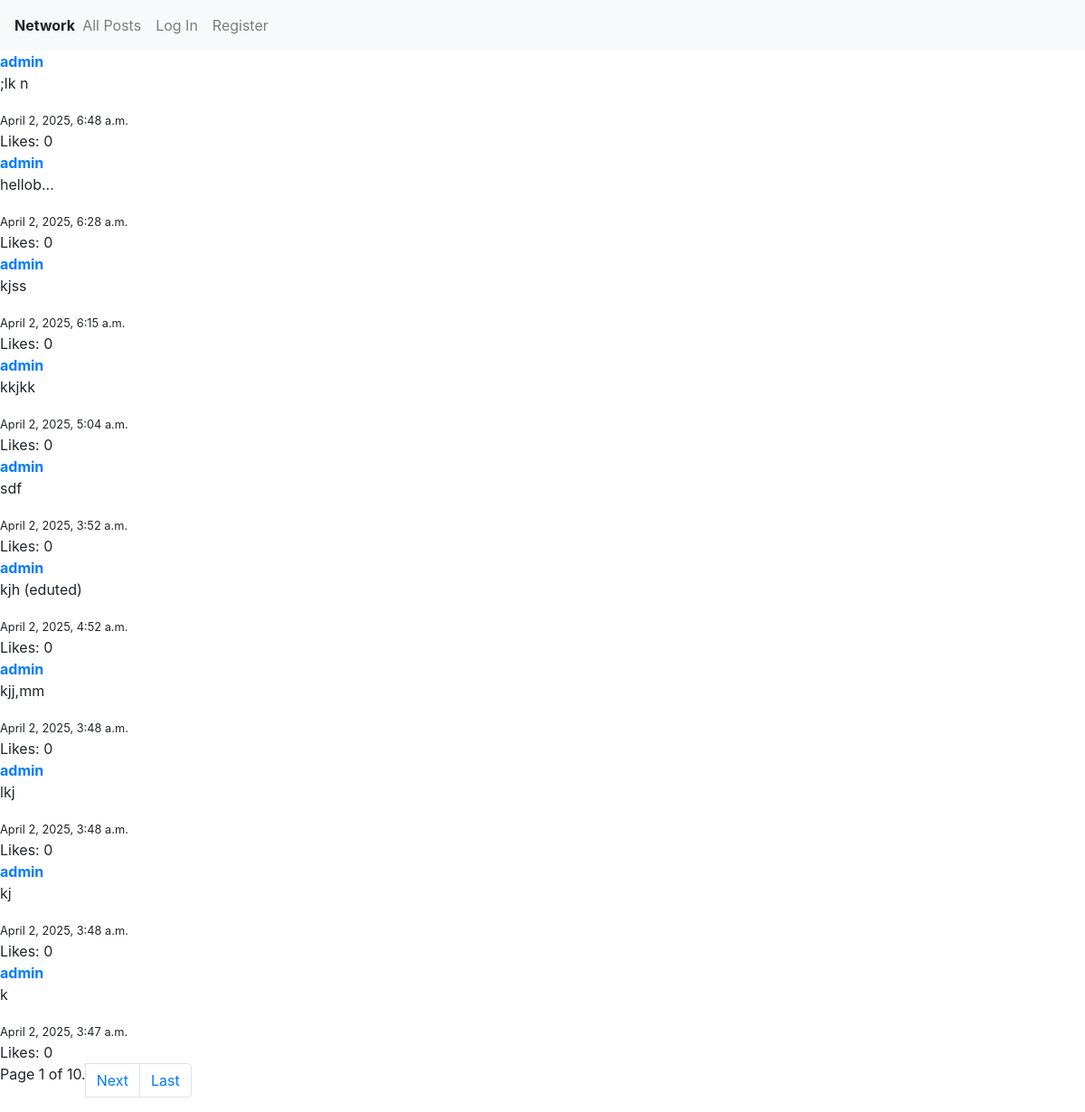
/, run on an earlier commit of the app's database.
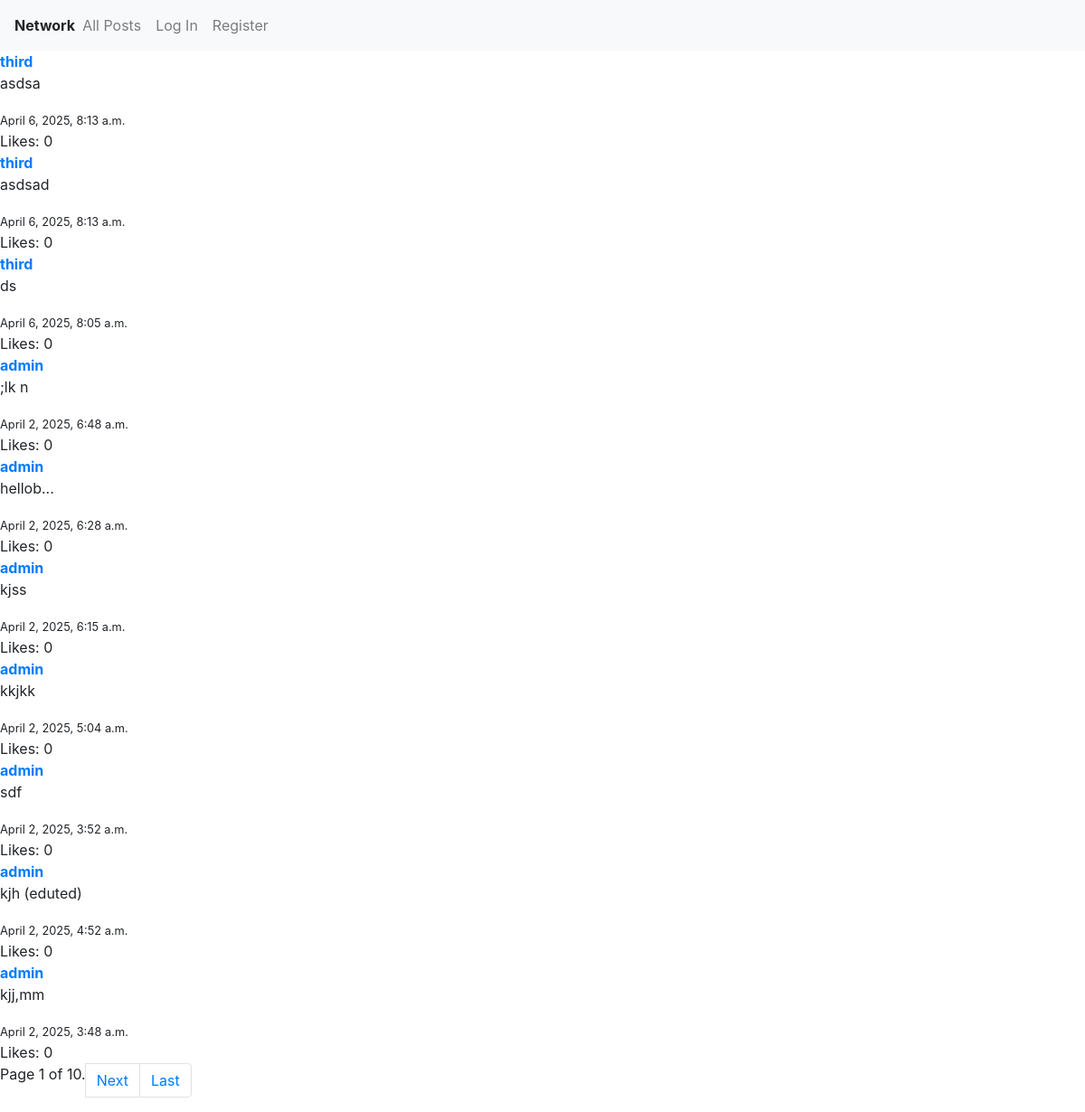
And on a later commit of the database.
### network/models.py (models this page shows, shortened)
class Post(models.Model):
  author = models.ForeignKey(User, on_delete=models.CASCADE)
  date_stamp = models.DateTimeField(auto_now_add=True)
  updated_at = models.DateTimeField(auto_now=True)
  content = models.TextField()
  def total_likes(self):
    return self.likes.count()

class User(AbstractUser):
    pass

### network/views.py (the view)
# urls.py: path("", views.BasePostList.as_view(), name="index"),
class BasePostList (ListView):
    model = Post
    template_name = "network/index.html"
    context_object_name = "posts"
    paginate_by = 10
    ordering = ["-date_stamp"]

### network/templates/network/index.html (shortened to what this page needs)
{% extends "network/layout.html" %}
{% block body %}
<div class="post_list">
    {% for post in page_obj %}
    <div class="post" data-post-id="{{ post.id }}">
        <strong><a href="{% url 'profile' post.author %}">{{post.author}}</a></strong>
        <p>{{post.content}}</p>
        <small>
            {% if post.updated_at %}
            {{ post.updated_at }}
            {% else %}
            {{post.date_stamp}}
            {% endif %}
        </small>
        <div>Likes: {{ post.total_likes }}</div>
    </div>
    {% endfor %}
</div>
{% include 'network/pagination.html' %}
{% endblock %}

What changed in the data, as far as the page shows it:
no longer on this page (row unchanged): Post: author "admin", content "lkj", updated_at "April 2, 2025, 3:48 a.m.", total_likes "0"
no longer on this page (row unchanged): Post: author "admin", content "kj", updated_at "April 2, 2025, 3:48 a.m.", total_likes "0"
no longer on this page (row unchanged): Post: author "admin", content "k", updated_at "April 2, 2025, 3:47 a.m.", total_likes "0"
added Post: author "third", content "asdsa", updated_at "April 6, 2025, 8:13 a.m.", total_likes "0"
added Post: author "third", content "asdsad", updated_at "April 6, 2025, 8:13 a.m.", total_likes "0"
added Post: author "third", content "ds", updated_at "April 6, 2025, 8:05 a.m.", total_likes "0"
